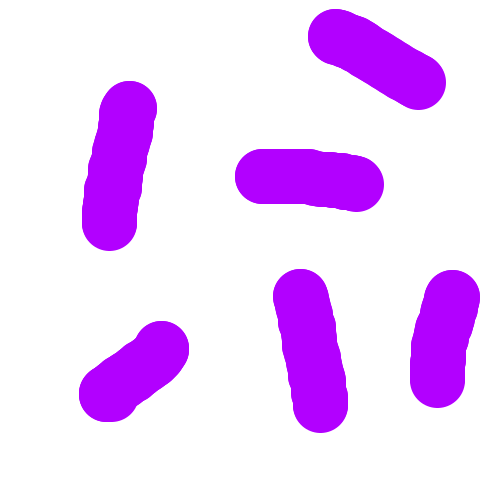
%> input picture Probabilistic Roadmap/motion_plan_PRM/map.bmp, 500 x 500 px
$ octave PRM.m   (GNU Octave 9; MATLAB toolbox functions it lacks are replaced by stand-ins)
%> lines starting %> are read from the running program, lines starting %| are printed output that depends on the picture; in (x1, y1, x2, y2) boxes, pixels count from 0 and x2, y2 are one past the last pixel; in counts of white or black regions, pixels touching at a corner belong together; the program's own positions count from 1
### Probabilistic Roadmap/motion_plan_PRM/straight_distance.m
function diatance = straight_distance( point_a,point_b )
diatance=sqrt((point_a(1)-point_b(1))^2+(point_a(2)-point_b(2))^2);
end

### Probabilistic Roadmap/motion_plan_PRM/paint_map.m
function paint_map( map,vertex,path_state,path)
imshow(map);
for i=1:size(vertex,1)
    rectangle('position',[vertex(i,2)-3,vertex(i,1)-3,6,6],'cURVATURE',[1,1],'FaceColor','k');
end
for i=1:size(vertex,1)
    for j=1:size(vertex,1)
        if path_state(i,j)==1
            line([vertex(i,2),vertex(j,2)],[vertex(i,1),vertex(j,1)]);
        end
    end
end
line(path(:,2),path(:,1),'color','r','linewidth',2);
end

### Probabilistic Roadmap/motion_plan_PRM/check_point.m
function feasibility = check_point( point , map )
if map(point(1),point(2))==0
    feasibility=false;
else
    feasibility=true;
end
end

### Probabilistic Roadmap/motion_plan_PRM/PRM.m
% 路径规划-PRM概率路线图方法
% 参考: 机器人路径规划-概率路线图(PRM)方法https://zhuanlan.zhihu.com/p/65673502
%       PRM路径规划算法 - XXX已失联 - 博客园https://www.cnblogs.com/21207-iHome/p/7209954.html
%       A星算法详解(个人认为最详细,最通俗易懂的一个版本)https://blog.csdn.net/hitwhylz/article/details/23089415
%% initialize
% read the map and thresholding
img_map=imread('map.bmp');
%> img_map is the input picture: size 500x500x3 uint8; mean R, G, B 240.7, 207.6, 255
img_bw=im2bw(img_map);
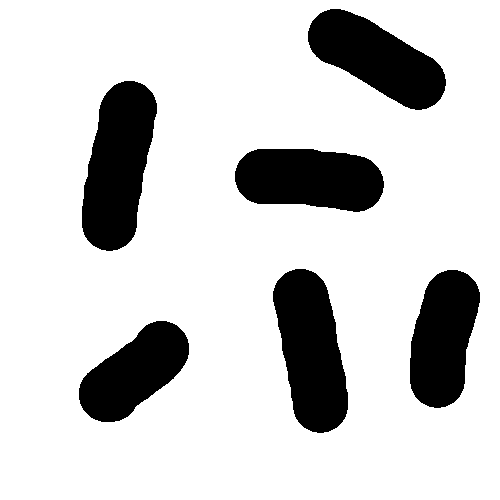
%> img_bw: size 500x500 logical; 81.5% white; 6 black regions, box (x1, y1, x2, y2) and area: (82, 81, 157, 251) 8882, (273, 269, 348, 433) 8533, (308, 9, 446, 110) 7620, (235, 149, 384, 212) 7608, (410, 270, 480, 408) 7074, (79, 321, 189, 422) 6464

% set parms
point_start=[10,10];
point_goal=[490,490];
num_sample=200;
distance_threshold=120;

% check the start and goal point
if ~check_point(point_start,img_bw)||~check_point(point_goal,img_bw)
    error('selected point lies on an obstacle or outside of the map!');
end

% generate the sample vertex set
vertex=[point_start;point_goal];
while(size(vertex,1)<num_sample+2)
    point_sample=randi(size(img_bw,1),[1,2]);
    if check_point(point_sample,img_bw);
        vertex=[vertex;point_sample];
    end
end
%> after the loop, vertex = 202 rows, first 12: [10 10; 490 490; 423 379; 130 256; 141 378; 126 455; 406 452; 237 51; 239 433; 403 275; 360 200; 335 1]

% generate adjacency matrix
path_state=zeros(num_sample+2,num_sample+2);
for i = 1:num_sample+2
    for j = 1:num_sample+2
        if straight_distance(vertex(i,:),vertex(j,:))<=distance_threshold && check_path(vertex(i,:),vertex(j,:),img_bw)
            path_state(i,j)=1;
        end
    end
end
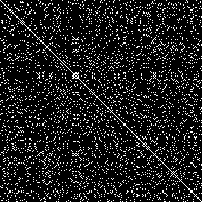
%> path_state: size 202x202 double; values 0 (black) and 1 (white), 11.7% white in thin lines or dots

%% use A* to find a path
% list=[self_index,parent_index,g_cost,f_cost];
% fcost=gcost+hcost;
close_list=[];
open_list=[1,0,0,straight_distance(vertex(1,:),vertex(2,:))];
%> in straight_distance, `diatance=sqrt((point_a(1)-point_b(1))^2+(point_a(2)-point_b(2))^2);`: diatance = 678.8
%> open_list = [1 0 0 678.8]
path_find=false;

while size(open_list,1)>0
    [~,min_cost_index]=min(open_list(:,4));
    current_node=open_list(min_cost_index,:);
    close_list=[close_list;current_node];
    open_list(min_cost_index,:)=[];

    if current_node(1,1)==2
        disp('find the best path , end search !');
        path_find=true;
        break;
    else
        child_node_index=[];
        for i=1:num_sample+2
            if path_state(current_node(1,1),i)==1
                child_node_index=[child_node_index,i];
            end
        end
        for i=child_node_index
            if ~ismember(i,open_list(:,1)) && ~ismember(i,close_list(:,1))
                child_node=A_star_list(vertex,i,current_node(1,1),current_node(1,1));
                open_list=[open_list;child_node];
            elseif ismember(i,open_list(:,1))
                exist_index=find(open_list(:,1)==i);
                new_fcost_node=A_star_list(vertex,i,current_node(1,1),current_node(1,1));
                if new_fcost_node(1,3)+current_node(1,3)<open_list(exist_index,3)
                    open_list(exist_index,:)=new_fcost_node;
                    open_list(exist_index,3)=new_fcost_node(1,3)+current_node(1,3);
                end
            end
        end
    end
end
%> this loop made 12 passes
%> (min_cost_index, current_node) on passes 4 to 12: (31, [173 195 99.76 625.6]), (31, [8 173 38.01 544.7]), (41, [100 8 90.03 512.7]), (52, [129 100 60.21 424.9]), (60, [192 129 101.4 365.5]), (60, [10 192 49.48 281.4]), (81, [141 10 117.5 245.8]), (88, [101 141 88 128.8]), (95, [2 101 40.79 40.79])
%> (min_cost_index, close_list) on passes 1 to 3: (1, [1 0 0 678.8]), (3, [1 0 0 678.8; 63 1 63.41 679.4]), (26, [1 0 0 678.8; 63 1 63.41 679.4; 195 63 73.25 617.8])
%> after the loop, child_node = [110 101 112.8 224]; child_node_index = 17 values from 2 to 201; close_list = 12 rows, first 8: [1 0 0 678.8; 63 1 63.41 679.4; 195 63 73.25 617.8; 173 195 99.76 625.6; 8 173 38.01 544.7; 100 8 90.03 512.7; 129 100 60.21 424.9; 192 129 101.4 365.5]; exist_index = 94; new_fcost_node = [201 101 24.76 58.06]; open_list = 95 rows, first 8: [39 1 42.2 685.3; 52 1 87.46 714.8; 75 1 72.84 694.5; 78 1 81.39 694.8; 85 1 40.22 679.5; 86 1 21.84 690.3; 95 1 109.6 680.5; 102 1 65.49 694]

%% paint the result path on the map
if ~path_find
    disp('no path finded , check your parm!');
else
    path=vertex(current_node(1,1),:);
%> path = [490 490]
    previous_index=current_node(1,2);
%> previous_index = 101
    % backtrack the path
    while previous_index~=0
        path=[vertex(previous_index,:);path];
        index=find(close_list(:,1)==previous_index);
        previous_index=close_list(index,2);
    end
%> this loop made 11 passes
%> (index, previous_index) on passes 6 to 11: (6, 8), (5, 173), (4, 195), (3, 63), (2, 1), (1, 0)
%> (path, index, previous_index) on passes 1 to 5: ([482 450; 490 490], 11, 141), ([482 362; 482 450; 490 490], 10, 10), ([403 275; 482 362; 482 450; 490 490], 9, 192), ([355 263; 403 275; 482 362; 482 450; 490 490], 8, 129), ([317 169; 355 263; 403 275; 482 362; 482 450; 490 490], 7, 100)
%> after the loop, path = [10 10; 49 60; 111 99; 199 52; 237 51; 305 110; 317 169; 355 263; 403 275; 482 362; 482 450; 490 490]
    figure;
    paint_map(img_map,vertex,path_state,path);
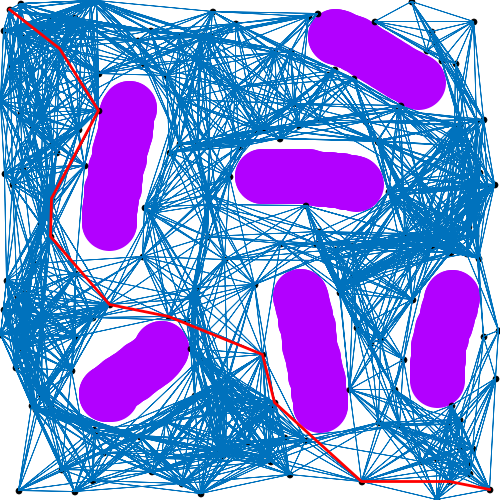
%> figure redrawn from the program's plot data
end
